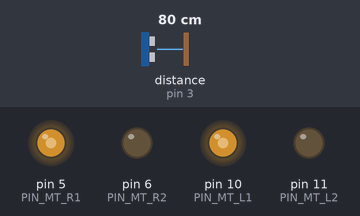
The sketch below on a simulated Arduino Uno, built with avr-gcc and run on an emulated ATmega328P. Shown: output pins drawn as LEDs (lit = HIGH). Wiring (inferred from the names in the program): ultrasonic range finder: trigger pin 2; echo pin 3. The inputs (shaded band) are chosen by the test bench; at power-on: distance to the obstacle (sensor on pin 3) 80 cm. The echo pulse lasts 58.3 µs per cm; pins used as bus, display or sensor lines are not drawn.

Above: at 1.2 s.
1.3 s: distance to the obstacle (sensor on pin 3) set to 37 cm
2.8 s: distance to the obstacle (sensor on pin 3) set to 31 cm
At 3.9 s:
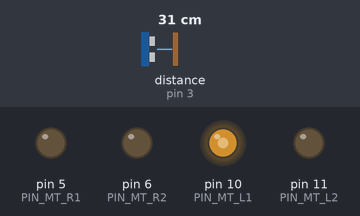
4.3 s: distance to the obstacle (sensor on pin 3) set to 22 cm
5.8 s: distance to the obstacle (sensor on pin 3) set to 19 cm
At 6.4 s:
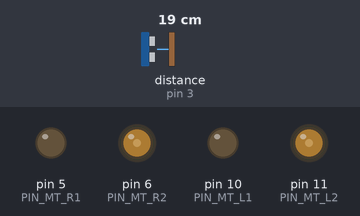
Timing chart, 0 to 8.3 s (numbered marks = the images above; inputs shaded):
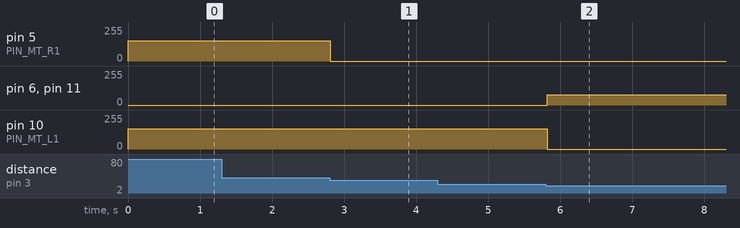

The sketch:

test_motor_sensor_02.ino
```cpp
// test_motor_sensor_02.ico ; test program of DRV8835
// author ; sato.mshr@gmail.com

// connection of DRV8835
// Vcc = 5V (from Arduino)
// MODE = GND (using IN/IN mode)
// AIN1 = D5 (arduino)
// AIN2 = D6 (arduino)
// BIN1 = D10
// BIN2 = D11
// VM = 3V (from battery)
// AOUT1 = Motor
// AOUT2 = Motor
// BOUT1 = Motor
// BOUT2 = Motor
// GND = GND

// connection of HC-Hcsr04
// Vcc = 5V (from Arduino)
// TRIG = D2
// ECHO = D3
// GND = GND

// include file
#include "drv8835.h"
#include "hcsr04.h"

// Arduino Pin assign
#define PIN_MT_R1 5
#define PIN_MT_R2 6
#define PIN_MT_L1 10
#define PIN_MT_L2 11
#define PIN_TRIG 2
#define PIN_ECHO 3


#define DELAY_MSEC 100
#define DELAY_TURN_MSEC 650 // When turning, delays DELAY_TURN_MSEC + DELAY_MSEC
#define HIGH_SPEED 153 // 255 / 5V * 3V
#define LOW_SPEED 76 // 255 / 5V * 1.5V
#define STOP_SPEED 0

#define STOP_DISTANCE 35 // cm
#define BACK_DISTANCE 20 // cm

Drv8835 mt_r(PIN_MT_R1, PIN_MT_R2); // motor of right wheel
Drv8835 mt_l(PIN_MT_L1, PIN_MT_L2); // motor of left wheel
Hcsr04 us_f(PIN_TRIG, PIN_ECHO); // ultrasonic ssensor for front
float cm; // distance

void setup() {
  // put your setup code here, to run once:
}

void loop() {
  // put your main code here, to run repeatedly:

  cm = us_f.distance();

  if(cm > STOP_DISTANCE){
    // Go forwards (CW, High speed)
    mt_r.cw(HIGH_SPEED);
    mt_l.cw(HIGH_SPEED);
  } else if(cm > BACK_DISTANCE){
    // Turn to the Right
    mt_r.stop();
    mt_l.cw(HIGH_SPEED);
    delay(DELAY_TURN_MSEC);
  } else{
    // Go backwards slowly (CCW, Low speed)
    mt_r.ccw(LOW_SPEED);
    mt_l.ccw(LOW_SPEED);
  }

  delay(DELAY_MSEC);
}
```

drv8835.cpp
```cpp
// drv8835.cpp
// author ; sato.mshr@gmail.com
#include "Arduino.h"
#include "drv8835.h"

Drv8835::Drv8835(int ina, int inb)
{
  _ina = ina;
  _inb = inb;
  _speed = 0;
  analogWrite(_ina, 0);
  analogWrite(_inb, 0);
  _status = DRV8835_STOP;
}

void Drv8835::cw(int speed)
{
  _speed = speed;
  analogWrite(_ina, _speed);
  analogWrite(_inb, 0);
  _status = DRV8835_CW;
}

void Drv8835::ccw(int speed)
{
  _speed = speed;
  analogWrite(_ina, 0);
  analogWrite(_inb, _speed);
  _status = DRV8835_CCW;
}

void Drv8835::stop(void)
{
  _speed = 0;
  analogWrite(_ina, 0);
  analogWrite(_inb, 0);
  _status = DRV8835_STOP;
}

void Drv8835::brake(int speed)
{
  _speed = speed;
  analogWrite(_ina, speed);
  analogWrite(_inb, speed);
  _status = DRV8835_BRAKE;
}

int Drv8835::status(void)
{
  return _status;
}

int Drv8835::speed(void)
{
  return _speed;
}
```

drv8835.h
```cpp
// drv8835.h
// header for drv8835.cpp
// author ; sato.mshr@gmail.com

#ifndef DRV8835_H
#define DRV8835_H

#define DRV8835_CW 0
#define DRV8835_CCW 1
#define DRV8835_STOP 2
#define DRV8835_BRAKE 3

class Drv8835
{
public:
  Drv8835(int ina, int inb); // constructor
  void cw(int speed); // speed ; 0 - 255 (0V - 5V)
  void ccw(int speed); // speed ; 0 - 255 (0V - 5V)
  void stop(void);
  void brake(int speed); // speed ; 0 - 255 (0V - 5V)
  int status(void);
  int speed(void);
private:
  int _ina, _inb, _status, _speed;
};

#endif
```

hcsr04.cpp
```cpp
// hcsr04.cpp
// author ; sato.mshr@gmail.com
#include "Arduino.h"
#include "hcsr04.h"

Hcsr04::Hcsr04(int p_trig, int p_echo)
{
  _p_trig = p_trig;
  _p_echo = p_echo;
  pinMode(_p_trig, OUTPUT);
  pinMode(_p_echo, INPUT);
  _distance = 0;
}

float Hcsr04::distance(void)
{
  digitalWrite(_p_trig, LOW);
  delayMicroseconds(2);
  digitalWrite(_p_trig, HIGH);
  delayMicroseconds(10);
  digitalWrite(_p_trig, LOW);
  _distance = pulseIn(_p_echo, HIGH) / 58.0;
  return _distance;
}
```

hcsr04.h
```cpp
// hcsr04.h
// header for hcsr04.cpp
// author ; sato.mshr@gmail.com

#ifndef HCSR04_H
#define HCSR04_H

class Hcsr04
{
public:
  Hcsr04(int p_trig, int p_echo); // constructor
  float distance(void);
private:
  int _p_trig, _p_echo;
  float _distance;
};

#endif
```

Measured:
- the behaviour switches between 36 and 35 cm on distance to the obstacle (sensor on pin 3) (found by bisection; images 0 and 1)
- the behaviour switches between 21 and 20 cm on distance to the obstacle (sensor on pin 3) (found by bisection; images 1 and 2)
- after the input at 1.3 s, every drawn part: stays the same
- after the input at 2.8 s, pin 5 (PIN_MT_R1): 153/255 → 0/255 at once
- after the input at 4.3 s, every drawn part: stays the same
- after the input at 5.8 s, pin 6 (PIN_MT_R2), pin 11 (PIN_MT_L2): 0/255 → 76/255 at once; pin 10 (PIN_MT_L1): 153/255 → 0/255 at once
